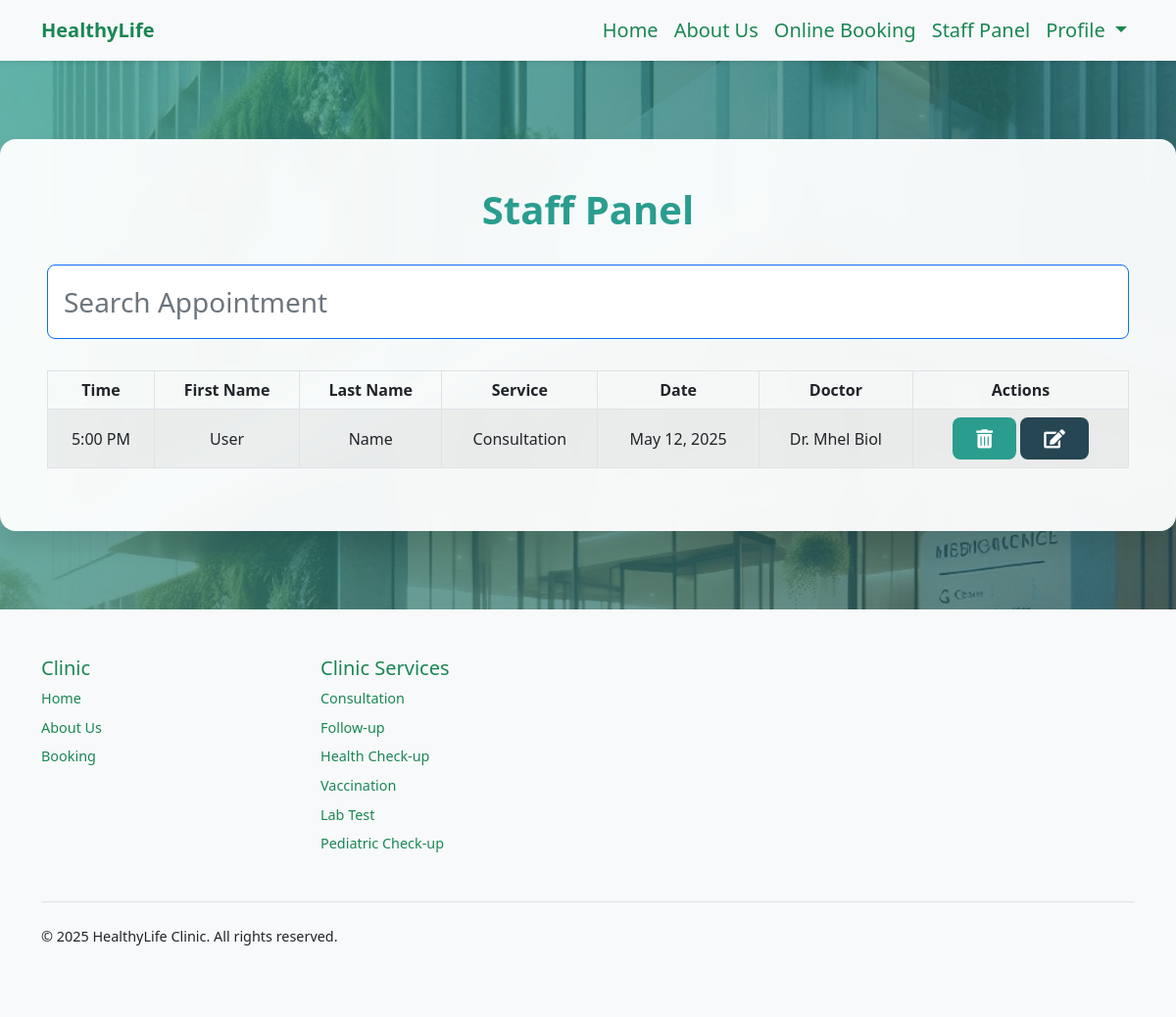
The app's page /staff-panel (signed in) with its own data.
### booking/models.py (models this page shows, shortened)
class Appointment(models.Model):
    user = models.ForeignKey(User, on_delete=models.CASCADE, null=True, blank=True)
    service = models.CharField(max_length=50, choices=SERVICE_CHOICES, default="Doctor care")
    doctor = models.CharField(max_length=255, default="Unknown")
    day = models.DateField(default=datetime.now)
    time = models.CharField(max_length=10, choices=TIME_CHOICES, default="3 PM")
    time_ordered = models.DateTimeField(default=datetime.now, blank=True)

### booking/views.py (the view)
# urls.py: path('staff-panel', views.staffPanel, name='staffPanel'),
def staffPanel(request):
    today = datetime.today()
    minDate = today.strftime('%Y-%m-%d')
    deltatime = today + timedelta(days=31)
    strdeltatime = deltatime.strftime('%Y-%m-%d')
    maxDate = strdeltatime
    items = Appointment.objects.filter(day__range=[minDate, maxDate]).order_by('day', 'time')
    return render(request, 'staffPanel.html', {
        'items': items,
    })

### booking/templates/staffPanel.html (shortened to what this page needs)
{% extends 'layout.html' %}
{% load static %}
{% block head %}
  <link href="https://cdnjs.cloudflare.com/ajax/libs/font-awesome/5.15.3/css/all.min.css" rel="stylesheet">
{% endblock %}
{% block body %}
{% if user.is_authenticated and user.is_staff %}
<div class="staff-panel">
    <h1>Staff Panel</h1>
    <input class="form-control form-control-lg fs-3 border border-primary" id="myInput" type="text" placeholder="Search Appointment">
    <div class="table-responsive">
        <table class="table table-bordered table-striped table-hover mx-auto">
            <thead>
                <tr>
                    <th class="text-center" scope="col">Time</th>
                    <th class="text-center" scope="col">First Name</th>
                    <th class="text-center" scope="col">Last Name</th>
                    <th class="text-center" scope="col">Service</th>
                    <th class="text-center" scope="col">Date</th>
                    <th class="text-center" scope="col">Doctor</th>
                    <th class="text-center" scope="col">Actions</th>
                </tr>
            </thead>
            <tbody id="myTable">
                {% for item in items %}
                    <tr>
                        <td class="text-center">{{item.time}}</td>
                        <td class="text-center">{{item.user.first_name}}</td>
                        <td class="text-center">{{item.user.last_name}}</td>
                        <td class="text-center">{{item.service}}</td>
                        <td class="text-center">{{item.day}}</td>
                        <td class="text-center">{{item.doctor}}</td>
                        <td class="text-center">
                            <form action="{% url 'delete_appointment' item.id %}" method="POST" style="display:inline;">
                                <button type="submit" class="btn btn-danger">
                                    <i class="fas fa-trash-alt"></i>
                                </button>
                            </form>
                            <a href="{% url 'edit_appointment' item.id %}" class="btn btn-primary">
                                <i class="fas fa-edit"></i>
                            </a>
                        </td>
                    </tr>
                {% endfor %}
            </tbody>
        </table>
    </div>
</div>
{% else %}
<div class="staff-panel">
    <h1 class="text-danger">You are not an admin!</h1>
    <a href="{% url 'login' %}" class="btn btn-primary mt-5">Sign in</a>
</div>
{% endif %}
{% endblock %}

### records on screen
Appointment: time "5:00 PM", user.first_name "User", user.last_name "Name", service "Consultation", day "May 12, 2025", doctor "Dr. Mhel Biol"
